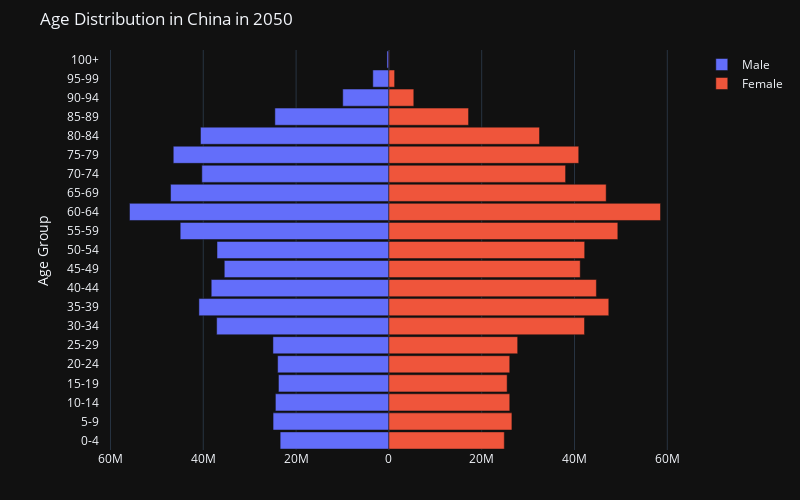

Source (notebook cell):
### Markdown cell above
`Pyramid Figure`

### Code cell
trace_male = go.Bar(
    x=-men_data.iloc[90] , 
    y=men_data.columns,
    orientation='h',
    name='Male',
    marker=dict(),
    #hover data
    #make hover with positive value by adding - to x
    hovertemplate='%{y} %{x} <extra></extra>',


    
)

# Create the trace for the female data
trace_female = go.Bar(
    x=women_data.iloc[90],
    y=women_data.columns,
    orientation='h',
    name='Female',
    marker=dict(),
    hovertemplate='%{y} %{x} <extra></extra>',
   
     
)

# Combine the traces into a single figure
fig_py = go.Figure(data=[trace_male, trace_female])

# Update the layout with chart titles and axis labels
fig_py.update_layout(
    title=f'Age Distribution in China in {pyramid_data.iloc[90,0].astype(int)} ',
    xaxis_title='Population',
    yaxis_title='Age Group',
    barmode='relative',
    bargap=.1,
    width=800,
    height=500,
    margin=dict(l=100, r=100, t=50, b=50),
    template="plotly_dark", 
    xaxis=go.layout.XAxis( 
    tickvals=[-60000000, -40000000, -20000000, 0, 20000000, 40000000, 60000000],                      
     ticktext=["60M", "40M", "20M", "0", "20M",
                                 "40M", '60M'],)
        
)



fig_py.show()

### Figure 1 — Plotly figure (JSON) as saved in the notebook; plotly's stock layout.template omitted (floating-point values rounded to 4 significant figures)
{"data": [{"hovertemplate": "%{y} %{x} <extra></extra>", "name": "Male", "orientation": "h", "type": "bar", "x": [-23431978, -24957242, -24460000.0, -23801765, -23982584, -24990000.0, -37120000.0, -40940000.0, -38288978, -35475910, -37040208, -44974571, -55898241, -47053926, -40310000.0, -46470000.0, -40603612, -24570000.0, -9946960, -3466802, -416700.0], "y": ["0-4", "5-9", "10-14", "15-19", "20-24", "25-29", "30-34", "35-39", "40-44", "45-49", "50-54", "55-59", "60-64", "65-69", "70-74", "75-79", "80-84", "85-89", "90-94", "95-99", "100+"]}, {"hovertemplate": "%{y} %{x} <extra></extra>", "name": "Female", "orientation": "h", "type": "bar", "x": [24870000.0, 26515770, 26050000.0, 25483829, 26050000.0, 27755602, 42160000.0, 47390000.0, 44719629, 41230000.0, 42200000.0, 49339359, 58534644, 46830000.0, 38080000.0, 40915834, 32460000.0, 17170000.0, 5372408, 1236000.0, 71290.0], "y": ["0-4", "5-9", "10-14", "15-19", "20-24", "25-29", "30-34", "35-39", "40-44", "45-49", "50-54", "55-59", "60-64", "65-69", "70-74", "75-79", "80-84", "85-89", "90-94", "95-99", "100+"]}], "layout": {"bargap": 0.1, "barmode": "relative", "height": 500, "margin": {"b": 50, "l": 100, "r": 100, "t": 50}, "title": {"text": "Age Distribution in China in 2050 "}, "width": 800, "xaxis": {"ticktext": ["60M", "40M", "20M", "0", "20M", "40M", "60M"], "tickvals": [-60000000, -40000000, -20000000, 0, 20000000, 40000000, 60000000]}, "yaxis": {"title": {"text": "Age Group"}}}}
